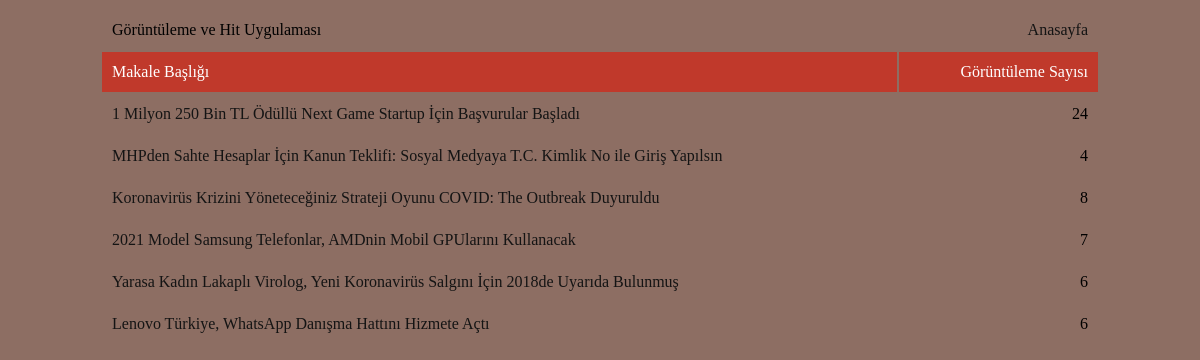
The page / on the database its author committed.
### tables this page shows
CREATE TABLE `makaleler` (
  `id` int(11) NOT NULL,
  `baslik` varchar(100) NOT NULL,
  `icerik` text NOT NULL,
  `hit` int(11) NOT NULL,
  `resim` varchar(250) NOT NULL
);

### index.php (the view, shortened to what this page needs)
<?php
include_once("baglanti.php");
?>
<!DOCTYPE html>
<html lang="en">
<head>
	<link rel="stylesheet" type="text/css" href="style.css">
</head>
<body>
	<table>
		<tr>
			<td align="left">Görüntüleme ve Hit Uygulaması</td>
			<td align="right"><a href="index.php">Anasayfa</a></td>
		</tr>
		<tr style=" background-color:#c0392b; color: #fff;height: 30px;">
			<td align="left">Makale Başlığı</td>
			<td align="right">Görüntüleme Sayısı</td>
		</tr>
		<?php
		$sorgu = $db->prepare("SELECT * FROM makaleler");
		$sorgu->execute();
		$Kayitlar = $sorgu->fetchAll(PDO::FETCH_ASSOC);
		foreach ($Kayitlar as $key ) {
			?>
			<tr>
				<td align="left"><a href="sonuc.php?id=<?=$key['id']?>"><?php echo $key['baslik'] ?></a></td>
				<td align="right"><?php echo $key['hit'] ?></td>
			</tr>
			<?php
		}
		?>
	</table>
</body>
</html>

### style.css (style rules this page uses)
* { text-decoration: none; font-family: Trebuchet MS; }
body { background-color: #8D6E63; }
a { color: #141414; }
table { width: 1000px; margin: 0 auto; }
table td { height: 20px; padding: 10px; width: 80%; }
table td:last-child { width: 250px; }

### rows shown on the page
makaleler: baslik "1 Milyon 250 Bin TL Ödüllü Next Game Startup İçin Başvurular Başladı", hit "24"
makaleler: baslik "MHPden Sahte Hesaplar İçin Kanun Teklifi: Sosyal Medyaya T.C. Kimlik No ile Giriş Yapılsın", hit "4"
makaleler: baslik "Koronavirüs Krizini Yöneteceğiniz Strateji Oyunu COVID: The Outbreak Duyuruldu", hit "8"
makaleler: baslik "2021 Model Samsung Telefonlar, AMDnin Mobil GPUlarını Kullanacak", hit "7"
makaleler: baslik "Yarasa Kadın Lakaplı Virolog, Yeni Koronavirüs Salgını İçin 2018de Uyarıda Bulunmuş", hit "6"
makaleler: baslik "Lenovo Türkiye, WhatsApp Danışma Hattını Hizmete Açtı", hit "6"
